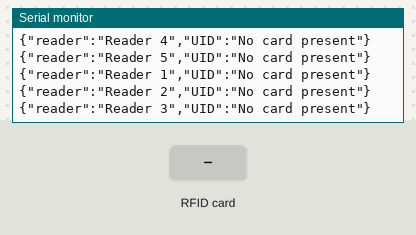
Simulated run of this sketch. Board: Arduino Uno, built with avr-gcc and run on an emulated ATmega328P. Parts: the last lines printed to the serial monitor. The test bench sets the inputs (shaded band).

Above: at 1.4 s.
1.5 s: RFID card 5E 7A 19 C4 held to the reader
At 1.62 s:
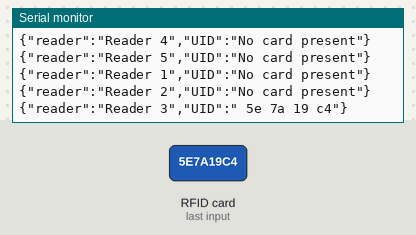
4.5 s: RFID card 5E 7A 19 C4 held to the reader
At 4.6 s:
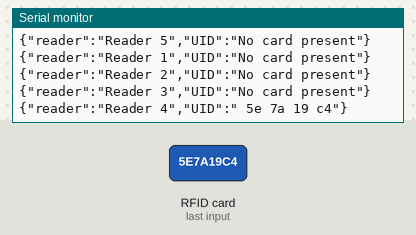
7.5 s: RFID card 5E 7A 19 C4 held to the reader
At 7.62 s:
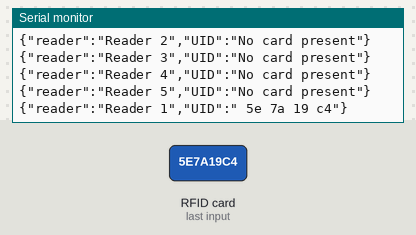
Timing chart, 0 to 10.5 s (numbered marks = the images above; inputs shaded):
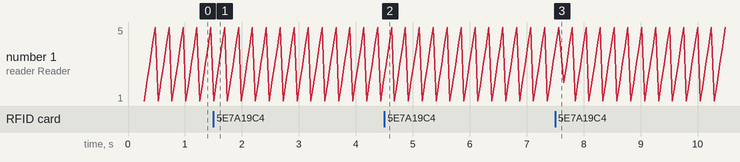

The sketch:

5nfc-readers-setup-arduinoMicro.ino
```cpp
#include <SPI.h>
#include <MFRC522.h>
#include <ArduinoJson.h>


// Reader 1
#define RST_PIN_1 8
#define CS_PIN_1 10

// Reader 2
#define RST_PIN_2 9
#define CS_PIN_2 7

// Reader 3
#define RST_PIN_3 6
#define CS_PIN_3 5

// Reader 4
#define RST_PIN_4 4
#define CS_PIN_4 3

// Reader 5
#define RST_PIN_5 A0
#define CS_PIN_5 2

MFRC522 mfrc522_1(CS_PIN_1, RST_PIN_1);
MFRC522 mfrc522_2(CS_PIN_2, RST_PIN_2);
MFRC522 mfrc522_3(CS_PIN_3, RST_PIN_3);
MFRC522 mfrc522_4(CS_PIN_4, RST_PIN_4);
MFRC522 mfrc522_5(CS_PIN_5, RST_PIN_5);

void setup() {
  Serial.begin(9600);
  while (!Serial);
  Serial.println("Initializing...");

  SPI.begin();
  Serial.println("SPI bus initialized.");

  mfrc522_1.PCD_Init();
  mfrc522_2.PCD_Init();
  mfrc522_3.PCD_Init();
  mfrc522_4.PCD_Init();
  mfrc522_5.PCD_Init();
  Serial.println("RFID readers initialized.");
}

void loop() {
  checkReader(mfrc522_1, "Reader 1");
  checkReader(mfrc522_2, "Reader 2");
  checkReader(mfrc522_3, "Reader 3");
  checkReader(mfrc522_4, "Reader 4");
  checkReader(mfrc522_5, "Reader 5");
}

void checkReader(MFRC522 &reader, const char *readerName) {
  DynamicJsonDocument nfcDoc(1024);

  bool cardDetected = reader.PICC_IsNewCardPresent() && reader.PICC_ReadCardSerial();

  if (cardDetected) {
    String uidStr = "";
    for (byte i = 0; i < reader.uid.size; i++) {
      uidStr += String(reader.uid.uidByte[i] < 0x10 ? " 0" : " ");
      uidStr += String(reader.uid.uidByte[i], HEX);
    }
    nfcDoc["reader"] = readerName;
    nfcDoc["UID"] = uidStr;
  } else {
    nfcDoc["reader"] = readerName;
    nfcDoc["UID"] = "No card present";
  }

  serializeJson(nfcDoc, Serial);
  Serial.println();
}
```

Measured:
- after the input at 1.5 s, the serial monitor: prints a new line after 0.10 s (image 1)
- after the input at 4.5 s, the serial monitor: prints a new line after 0.08 s (image 2)
- after the input at 7.5 s, the serial monitor: prints a new line after 0.11 s (image 3)
